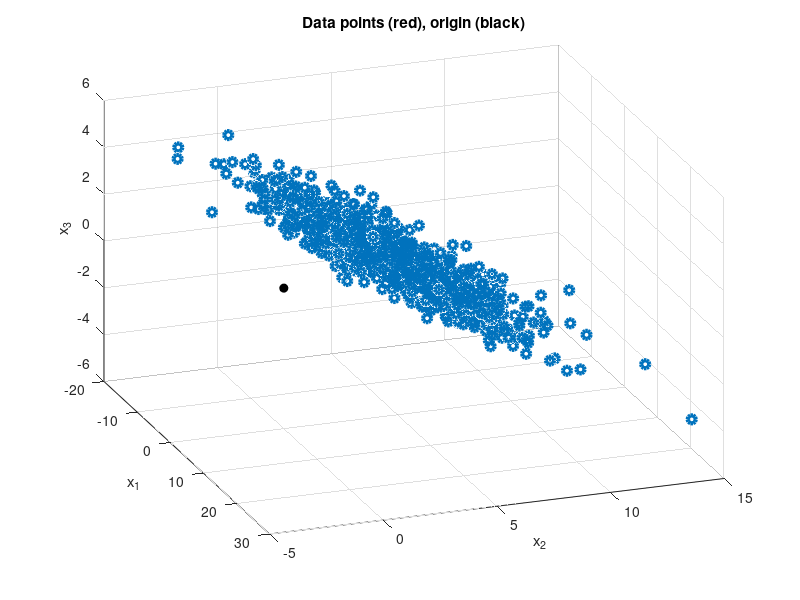
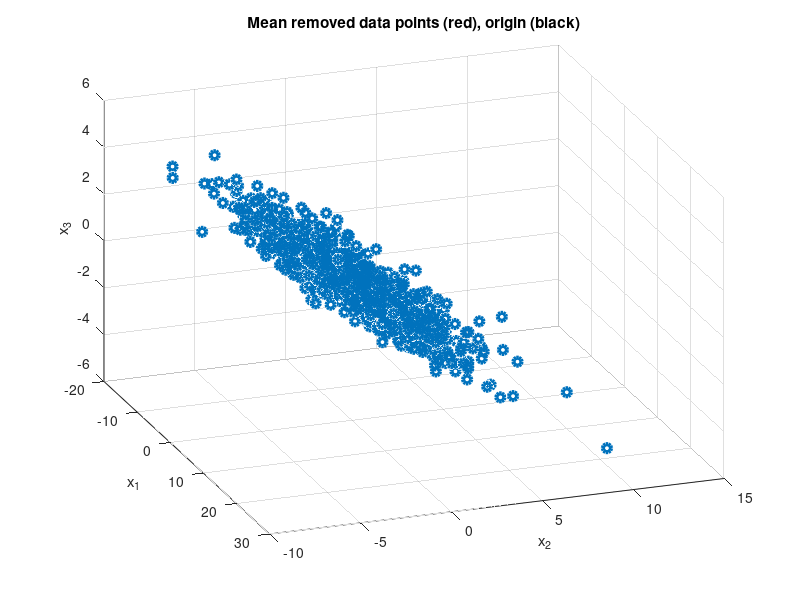
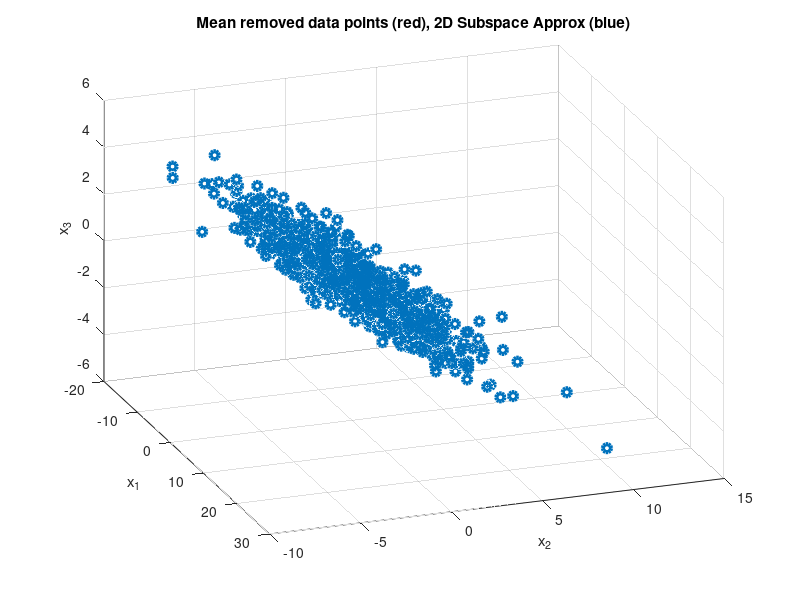
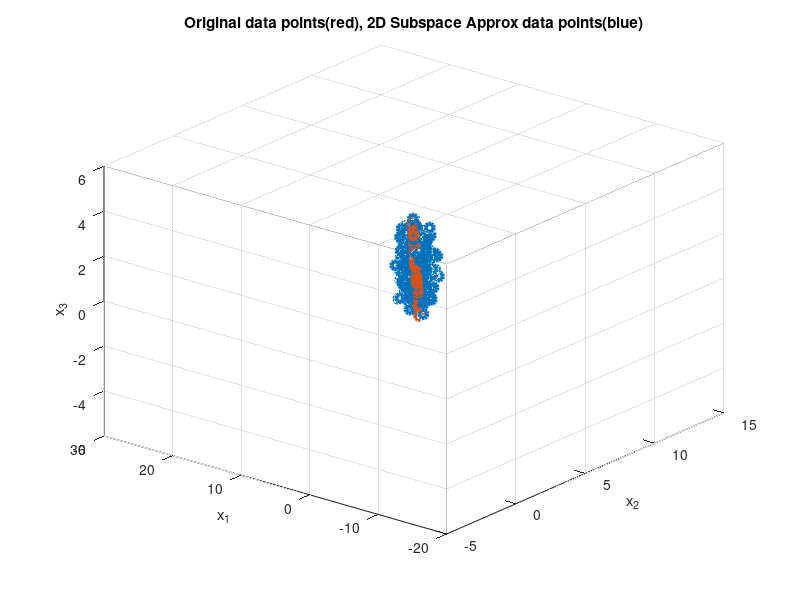

Write MATLAB code to recreate these figures, in order.
%% Assignment 6
%% Prepare workspace

close all
clear
X = csvread('sdata.csv');

%% Display data

% Use rotate tool in the figure to view data from different angles
figure
scatter3( X(:,1), X(:,2), X(:,3), 'r.', 'LineWidth', 3 )
xlabel('x_1')
ylabel('x_2')
zlabel('x_3')

hold on
scatter3(0,0,0,'MarkerEdgeColor','k',...
        'MarkerFaceColor','k')
hold off
title('Data points (red), origin (black)')
view(70,30)


%% Remove mean

mn = mean(X);

Xz = X - ones(1000,1)*mn;

figure
scatter3( Xz(:,1), Xz(:,2), Xz(:,3), 'r.', 'LineWidth', 3 )
xlabel('x_1')
ylabel('x_2')
zlabel('x_3')

hold on
scatter3(0,0,0,'MarkerEdgeColor','k',...
        'MarkerFaceColor','k')
hold off
title('Mean removed data points (red), origin (black)')
view(70,30)

%% Take SVD to find best line

[U,S,V] = svd(Xz,'econ');

a =V(:,1);  % Complete this line
b =V(:,2);
%% Display best line on scatterplot

figure
scatter3( Xz(:,1), Xz(:,2), Xz(:,3), 'r.', 'LineWidth', 3 )
xlabel('x_1')
ylabel('x_2')
zlabel('x_3')

title('Mean removed data points (red), 2D Subspace Approx (blue)')

% Scale length of line by root-mean-square of data for display
scale1 = S(1,1)/sqrt(size(Xz,1));
scale2 = S(2,2)/sqrt(size(Xz,1));
hold on

plot3(scale1*[0;a(1)],scale1*[0;a(2)],scale1*[0;a(3)], 'b', 'LineWidth', 4)
hold on
plot3(scale2*[0;b(1)],scale2*[0;b(2)],scale2*[0;b(3)], 'b', 'LineWidth', 4)
hold on
hold off

view(70,30)

%2D approximation
X2=U(:,1)*S(1,1)*a'+U(:,2)*S(2,2)*b'+ones(1000,1)*mn;

figure
scatter3( X(:,1), X(:,2), X(:,3), 'r.', 'LineWidth', 3 )
hold on
scatter3( X2(:,1), X2(:,2), X2(:,3), 'b.', 'LineWidth', 3 )
hold on
xlabel('x_1')
ylabel('x_2')
zlabel('x_3')
title('Original data points(red), 2D Subspace Approx data points(blue)')
view(141,-30)

%%errors of two approximations
Er1=S(2,2)^2+S(3,3)^2
Er2=S(3,3)^2